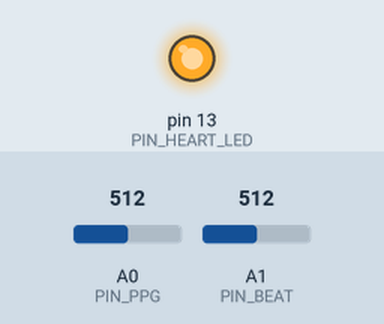
Bench run of a sketch on a simulated Arduino Uno, built with avr-gcc and run on an emulated ATmega328P. On the bench: output pins drawn as LEDs (lit = HIGH). The test bench sets the inputs (shaded band); at power-on: A0 (PIN_PPG) = 512, A1 (PIN_BEAT) = 512. What the sketch prints to the serial monitor is not drawn.

Above: at 0.4 s.
Timing chart, 0 to 1.9 s (numbered marks = the images above):
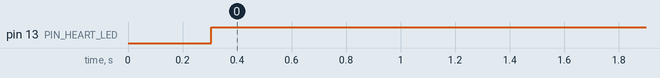

The sketch:

psl_iPPG2C_uno.ino
```cpp
// PSL-iPPG2C -> Arduino UNO
//
// Wiring
//   iPPG2C 5V   -> UNO 5V
//   iPPG2C GND  -> UNO GND
//   iPPG2C PPG  -> UNO A0
//   iPPG2C Beat -> UNO A1
//
// Serial monitor: 1000000 baud
// Output:
//   RAW,<ms>,<sample>,<ppg_raw>,<beat_raw>,<ppg_v>,<beat_v>
//   BEAT,<ms>,<sample>,<bpm>,<ibi_ms>
//
// This sketch follows the signal structure shown in PSL_Data Arduino examples,
// but uses a micros()-based scheduler so it can compile on classic Arduino UNO
// without extra timer libraries.

constexpr uint8_t PIN_PPG = A0;
constexpr uint8_t PIN_BEAT = A1;
constexpr uint8_t PIN_HEART_LED = 13;

constexpr unsigned long SERIAL_BAUD = 1000000UL;
constexpr unsigned long SAMPLE_RATE_HZ = 250UL;
constexpr unsigned long SAMPLE_PERIOD_US = 1000000UL / SAMPLE_RATE_HZ;

constexpr float ADC_REF_V = 5.0f;
constexpr unsigned int ADC_MAX_COUNTS = 1023U;

constexpr float BEAT_THRESHOLD_HIGH_V = 1.65f;
constexpr float BEAT_THRESHOLD_LOW_V = 1.55f;
constexpr unsigned int BEAT_THRESHOLD_HIGH = (unsigned int)((BEAT_THRESHOLD_HIGH_V / ADC_REF_V) * ADC_MAX_COUNTS + 0.5f);
constexpr unsigned int BEAT_THRESHOLD_LOW = (unsigned int)((BEAT_THRESHOLD_LOW_V / ADC_REF_V) * ADC_MAX_COUNTS + 0.5f);

unsigned long g_sample_index = 0;
unsigned long g_last_beat_ms = 0;
unsigned long g_last_ibi_ms = 0;
float g_last_bpm = 0.0f;
bool g_beat_state = false;
unsigned long g_next_sample_us = 0;

static float countsToVolts(unsigned int counts) {
  return (counts * ADC_REF_V) / (float)ADC_MAX_COUNTS;
}

static void printHeader() {
  Serial.println(F("type,ms,sample,ppg_raw,beat_raw,ppg_v,beat_v"));
}

static void processOneSample(unsigned long now_us) {
  unsigned long now_ms = now_us / 1000UL;
  unsigned int ppg_raw = (unsigned int)analogRead(PIN_PPG);
  unsigned int beat_raw = (unsigned int)analogRead(PIN_BEAT);
  float ppg_v = countsToVolts(ppg_raw);
  float beat_v = countsToVolts(beat_raw);

  bool new_beat = false;
  if (!g_beat_state && beat_raw >= BEAT_THRESHOLD_HIGH) {
    g_beat_state = true;
    new_beat = true;
  } else if (g_beat_state && beat_raw <= BEAT_THRESHOLD_LOW) {
    g_beat_state = false;
  }

  digitalWrite(PIN_HEART_LED, g_beat_state ? HIGH : LOW);

  if (new_beat) {
    if (g_last_beat_ms != 0) {
      g_last_ibi_ms = now_ms - g_last_beat_ms;
      if (g_last_ibi_ms > 0) {
        g_last_bpm = 60000.0f / (float)g_last_ibi_ms;
      }
    }
    g_last_beat_ms = now_ms;
  }

  Serial.print(F("RAW,"));
  Serial.print(now_ms);
  Serial.print(',');
  Serial.print(g_sample_index);
  Serial.print(',');
  Serial.print(ppg_raw);
  Serial.print(',');
  Serial.print(beat_raw);
  Serial.print(',');
  Serial.print(ppg_v, 4);
  Serial.print(',');
  Serial.println(beat_v, 4);

  if (new_beat) {
    Serial.print(F("BEAT,"));
    Serial.print(now_ms);
    Serial.print(',');
    Serial.print(g_sample_index);
    Serial.print(',');
    Serial.print(g_last_bpm, 2);
    Serial.print(',');
    Serial.println(g_last_ibi_ms);
  }

  g_sample_index++;
}

void setup() {
  pinMode(PIN_HEART_LED, OUTPUT);
  digitalWrite(PIN_HEART_LED, LOW);

  Serial.begin(SERIAL_BAUD);
  delay(300);

  printHeader();
  Serial.println(F("INFO,UNO,250Hz,ADC10bit"));
  g_next_sample_us = micros() + SAMPLE_PERIOD_US;
}

void loop() {
  unsigned long now = micros();
  while ((long)(now - g_next_sample_us) >= 0) {
    processOneSample(g_next_sample_us);
    g_next_sample_us += SAMPLE_PERIOD_US;
    now = micros();
  }
}
```

Measured:
- by itself, pin 13 (PIN_HEART_LED): LOW → HIGH at 0.31 s
